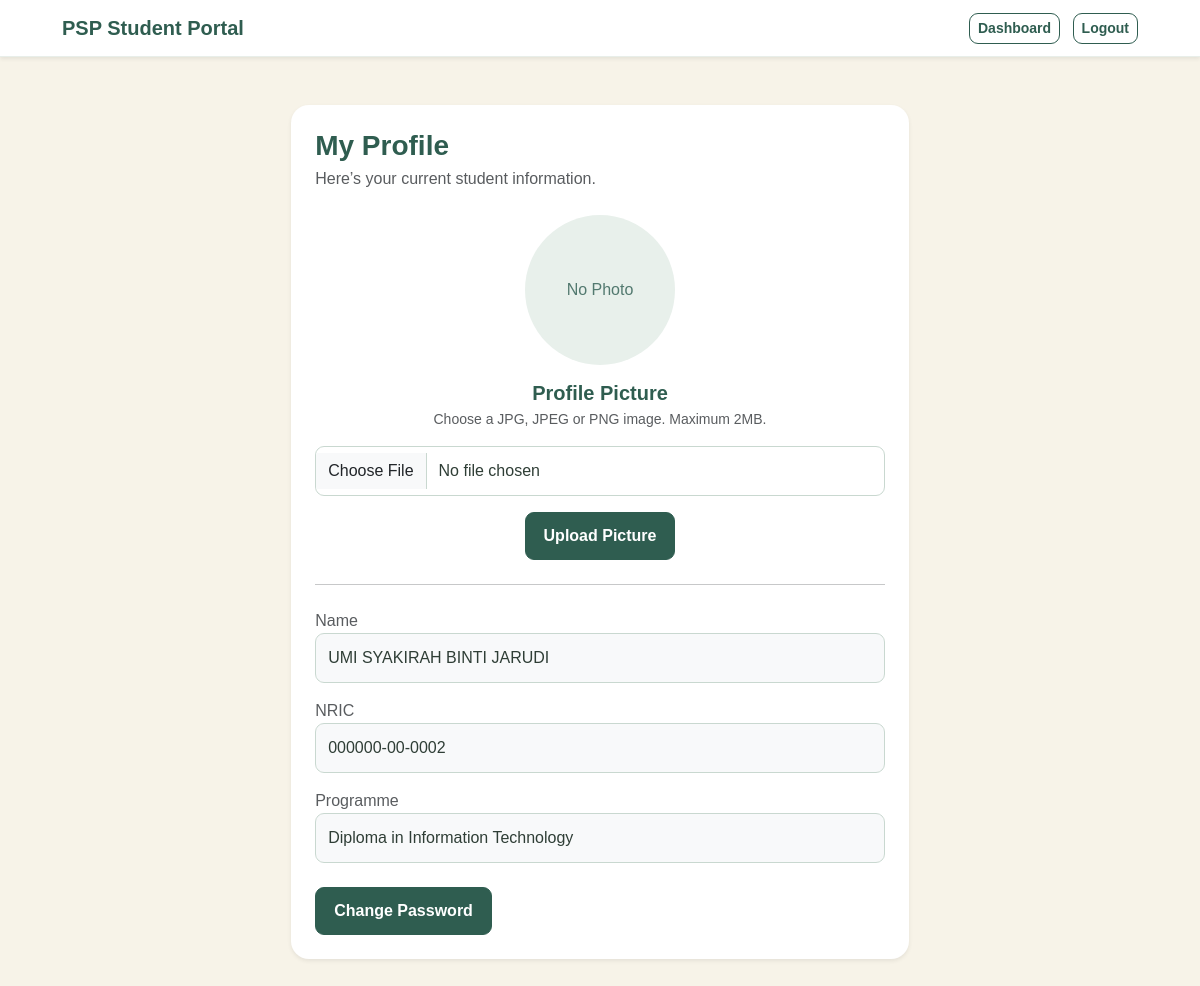
The app's page /profile.php (signed in) with its own data.
### tables this page shows
CREATE TABLE IF NOT EXISTS students (
    id INT AUTO_INCREMENT PRIMARY KEY,
    name VARCHAR(100) NOT NULL,
    ic VARCHAR(20) NOT NULL UNIQUE,
    program VARCHAR(100) NOT NULL,
    marks INT NOT NULL DEFAULT 0,
    profile_picture VARCHAR(255) DEFAULT NULL,
    created_at TIMESTAMP DEFAULT CURRENT_TIMESTAMP
);

### profile.php (called while the page is built, shortened)
<?php
require_once "controllers/ProfileController.php";
$profileController = new ProfileController();
$studentId = (int) $_SESSION['student_id'];
$student = $profileController->getProfile($studentId);
require_once "views/profile.php";
?>

### models/Student.php (called while the page is built, shortened)
<?php
require_once __DIR__ . '/../config/database.php';
class Student
{
    private $conn;
    public function __construct()
    {
        global $conn;
        $this->conn = $conn;
    }
    public function getStudentById($id)
    {
        $sql = "SELECT id, name, ic, program, marks, profile_picture
                FROM students
                WHERE id = ?";
        $stmt = $this->conn->prepare($sql);
        $stmt->bind_param("i", $id);
        $stmt->execute();
        $result = $stmt->get_result();
        return $result->fetch_assoc();
    }
}
?>

### controllers/ProfileController.php (called while the page is built, shortened)
<?php
require_once __DIR__ . '/../models/Student.php';
class ProfileController
{
    private $studentModel;
    public function __construct()
    {
        $this->studentModel = new Student();
    }
    public function getProfile($studentId)
    {
        return $this->studentModel->getStudentById($studentId);
    }
}
?>

### views/profile.php (the view, shortened to what this page needs)
<!DOCTYPE html>
<html lang="en">
<head>
    <link
        href="https://cdn.jsdelivr.net/npm/bootstrap@5.3.3/dist/css/bootstrap.min.css"
        rel="stylesheet"
    >
    <link rel="stylesheet" href="public/css/style.css">
</head>
<body>
<nav class="navbar navbar-expand-lg bg-white shadow-sm">
    <div class="container">
        <a class="navbar-brand fw-bold" href="dashboard.php">
            PSP Student Portal
        </a>
        <div>
            <a
                href="dashboard.php"
                class="btn btn-outline-primary btn-sm me-2"
            >
                Dashboard
            </a>
            <a
                href="logout.php"
                class="btn btn-outline-primary btn-sm"
            >
                Logout
            </a>
        </div>
    </div>
</nav>
<div class="container py-5">
    <div class="row justify-content-center">
        <div class="col-md-7">
            <div class="card border-0 shadow-sm">
                <div class="card-body p-4">
                    <h3 class="fw-bold mb-1">
                        My Profile
                    </h3>
                    <p class="text-muted mb-4">
                        Here’s your current student information.
                    </p>
                    <div class="text-center mb-4">
                        <?php if (!empty($student['profile_picture'])): ?>
                            <img
                                src="public/uploads/profile_pictures/<?php echo htmlspecialchars($student['profile_picture']); ?>"
                                alt="Profile Picture"
                                class="profile-picture mb-3"
                            >
                        <?php else: ?>
                            <div class="profile-placeholder mb-3">
                                No Photo
                            </div>
                        <?php endif; ?>
                        <h5 class="fw-bold mb-1">
                            Profile Picture
                        </h5>
                        <p class="text-muted small mb-3">
                            Choose a JPG, JPEG or PNG image. Maximum 2MB.
                        </p>
                        <form
                            action="profile.php"
                            method="POST"
                            enctype="multipart/form-data"
                        >
                            <input
                                type="file"
                                name="profile_picture"
                                class="form-control mb-3"
                                accept=".jpg,.jpeg,.png,image/jpeg,image/png"
                                required
                            >
                            <button
                                type="submit"
                                class="btn btn-primary"
                            >
                                Upload Picture
                            </button>
                        </form>
                    </div>
                    <hr class="my-4">
                    <div class="mb-3">
                        <label class="text-muted">
                            Name
                        </label>
                        <div class="form-control bg-light">
                            <?php echo htmlspecialchars($student['name']); ?>
                        </div>
                    </div>
                    <div class="mb-3">
                        <label class="text-muted">
                            NRIC
                        </label>
                        <div class="form-control bg-light">
                            <?php echo htmlspecialchars($student['ic']); ?>
                        </div>
                    </div>
                    <div class="mb-4">
                        <label class="text-muted">
                            Programme
                        </label>
                        <div class="form-control bg-light">
                            <?php echo htmlspecialchars($student['program']); ?>
                        </div>
                    </div>
                    <a
                        href="change_password.php"
                        class="btn btn-primary"
                    >
                        Change Password
                    </a>
                </div>
            </div>
        </div>
    </div>
</div>
</body>
</html>

### public/css/style.css (style rules this page uses)
body { font-family: Arial, sans-serif; background-color: #f7f3e8; color: #2f3e36; margin: 0; }
.navbar { background-color: #ffffff !important; border-bottom: 1px solid #e8eee9; box-shadow: 0 2px 10px rgba(47, 93, 80, 0.05); }
.navbar-brand { color: #2f5d50 !important; font-weight: 700; }
.container { max-width: 1100px; }
.card { border: none; border-radius: 18px; background-color: #ffffff; box-shadow: 0 6px 20px rgba(47, 93, 80, 0.08); }
h1, h2, h3, h4, h5 { color: #2f5d50; }
.form-control { padding: 12px; border-radius: 9px; border: 1px solid #c9d8d0; background-color: #ffffff; color: #2f3e36; }
.form-control::placeholder { color: #9aa49f; }
.btn-primary { padding: 11px 18px; border-radius: 9px; background-color: #2f5d50; border-color: #2f5d50; font-weight: 600; }
.btn-outline-primary { color: #2f5d50; border-color: #2f5d50; border-radius: 9px; font-weight: 600; }
.profile-placeholder { width: 150px; height: 150px; border-radius: 50%; background-color: #e8f0eb; display: flex; align-items: center; justify-content: center; margin: 0 auto 15px; color: #52796f; }
a { color: #2f5d50; text-decoration: none; }

### records on screen
students: name "UMI SYAKIRAH BINTI JARUDI", ic "000000-00-0002", program "Diploma in Information Technology"
